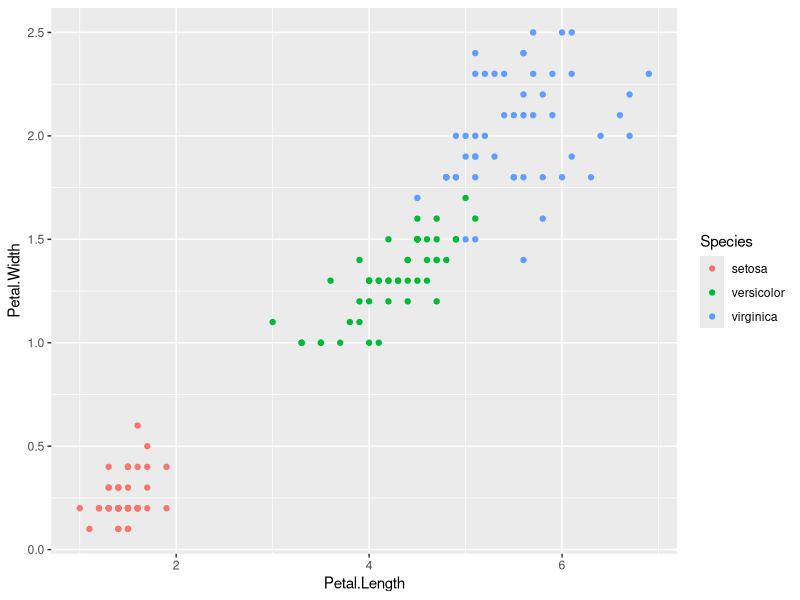
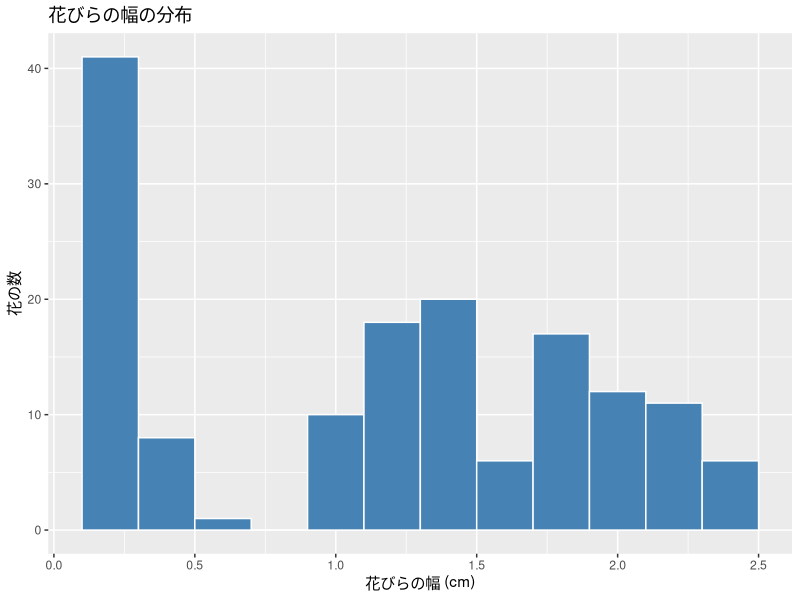
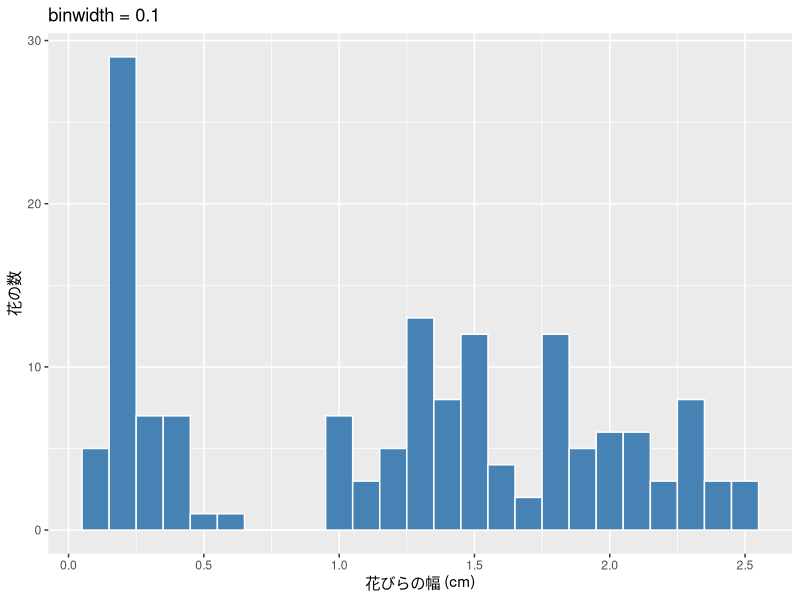
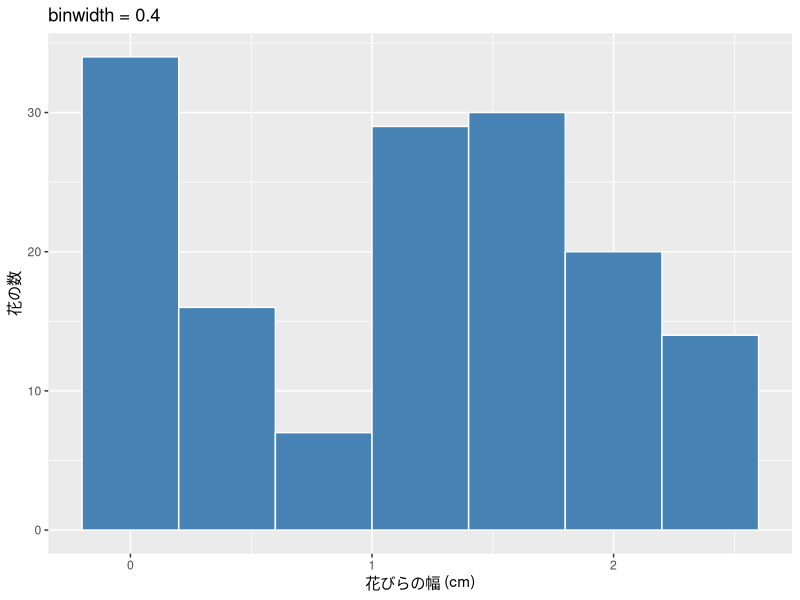
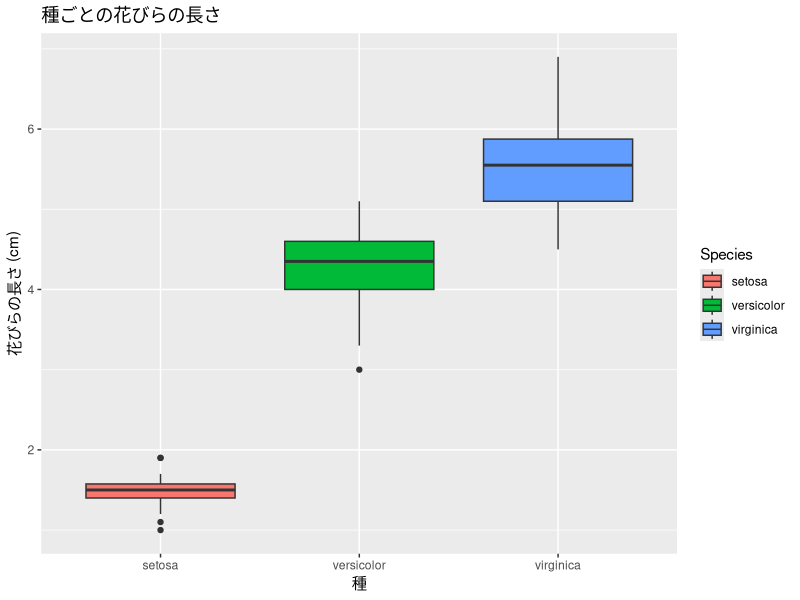

These figures' R source, in order:
# ============================================================
# 行動計量学（行動科学分析法入門）
# 第3回　データの可視化(1)　演習1〜3　模範解答
#
# 使い方：このファイルを開き，全選択（Ctrl + A）してから
#   Ctrl + Enter（Macは Cmd + A → Cmd + Enter）で実行してください。
#   3つの図（散布図・ヒストグラム・箱ひげ図）が表示されれば完了です。
#   図は Plots タブの左右の矢印でさかのぼれます。
#
# ※ 色やタイトルの文言は，これでなければならないというものではありません。
# ============================================================

library(tidyverse)


# ------------------------------------------------------------
# 演習1：散布図
#   Petal.Length（x軸）と Petal.Width（y軸）の散布図を作り，
#   Species で色分けする
# ------------------------------------------------------------

ggplot(data = iris, aes(x = Petal.Length, y = Petal.Width, color = Species)) +
  geom_point()

# 問1：この図の点1つは，何を表していますか
# 　　 アヤメ1本（1個体）です。その花の「花びらの長さ」と「花びらの幅」の
# 　　 組み合わせを，1つの点の位置で表しています。
# 　　 点が150個より少なく見えるのは，同じ位置に複数の花が重なっているためです。

# 問2：3つの種のうち，他の2つとはっきり分かれている種はどれですか
# 　　 setosa です。左下にかたまっていて，他の2種とまったく重なりません。
# 　　 versicolor と virginica は境目で少し重なっています。


# ------------------------------------------------------------
# 演習2：ヒストグラム
#   Petal.Width のヒストグラム（binwidth = 0.2）に
#   タイトルと軸ラベルを付ける
# ------------------------------------------------------------

ggplot(data = iris, aes(x = Petal.Width)) +
  geom_histogram(binwidth = 0.2, fill = "steelblue", color = "white") +
  labs(
    title = "花びらの幅の分布",
    x = "花びらの幅 (cm)",
    y = "花の数"
  )

# 縦軸は Rが数えた「度数」なので，aes() で指定しません。
# ラベルは「度数」でも「花の数」でも構いません。

# 余裕があれば：binwidth を変えて見え方を比べる
#   0.1 … 山がギザギザになり，細かい凹凸が目立つ
#   0.2 … 低い山（setosa）と高い山（残り2種）の2つに分かれて見える
#   0.4 … なめらかになるが，2つの山の境目が分かりにくくなる
# 同じデータでも，binwidth の決め方で印象が変わります。

ggplot(data = iris, aes(x = Petal.Width)) +
  geom_histogram(binwidth = 0.1, fill = "steelblue", color = "white") +
  labs(title = "binwidth = 0.1", x = "花びらの幅 (cm)", y = "花の数")

ggplot(data = iris, aes(x = Petal.Width)) +
  geom_histogram(binwidth = 0.4, fill = "steelblue", color = "white") +
  labs(title = "binwidth = 0.4", x = "花びらの幅 (cm)", y = "花の数")


# ------------------------------------------------------------
# 演習3：箱ひげ図
#   種（Species）ごとに Petal.Length の分布を比べる
# ------------------------------------------------------------

ggplot(data = iris, aes(x = Species, y = Petal.Length, fill = Species)) +
  geom_boxplot() +
  labs(
    title = "種ごとの花びらの長さ",
    x = "種",
    y = "花びらの長さ (cm)"
  )

# 問：花びらの長さの中央値がいちばん大きい種はどれですか。
# 　　図のどこを見てそう判断したかも書いてください。
# 　　virginica です。箱の中の太い横線が中央値で，その線がいちばん上にあります。
# 　　中央値は setosa 1.50，versicolor 4.35，virginica 5.55 です。

# 数値でも確かめられます
tapply(iris$Petal.Length, iris$Species, median)

# setosa の箱が縦に短いのは，件数が少ないからではありません（どの種も50本です）。
# 第1四分位数から第3四分位数までの幅が狭い，つまり
# 真ん中50%のばらつきが小さい，ということです。
